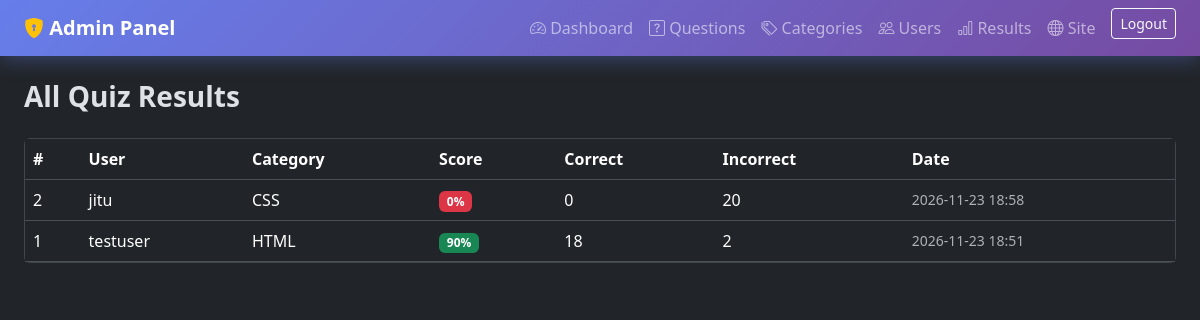
Page /admin/results (signed in) on the committed database.
### tables this page shows
CREATE TABLE results (
            id INTEGER PRIMARY KEY AUTOINCREMENT,
            user_id INTEGER NOT NULL,
            category_id INTEGER NOT NULL,
            total_questions INTEGER NOT NULL,
            correct INTEGER NOT NULL,
            incorrect INTEGER NOT NULL,
            score INTEGER NOT NULL,
            percentage REAL NOT NULL,
            answers TEXT NOT NULL,
            created_at TEXT NOT NULL,
            FOREIGN KEY (user_id) REFERENCES users(id) ON DELETE CASCADE,
            FOREIGN KEY (category_id) REFERENCES categories(id) ON DELETE CASCADE
        );

CREATE TABLE users (
            id INTEGER PRIMARY KEY AUTOINCREMENT,
            username TEXT UNIQUE NOT NULL,
            email TEXT UNIQUE NOT NULL,
            password_hash TEXT NOT NULL,
            created_at TEXT NOT NULL
        );

CREATE TABLE categories (
            id INTEGER PRIMARY KEY AUTOINCREMENT,
            name TEXT UNIQUE NOT NULL,
            description TEXT DEFAULT '',
            created_at TEXT NOT NULL
        );

### app.py (the view)
@app.route("/admin/results")
@admin_required
def admin_results():
    db = get_db()
    rows = db.execute(
        """SELECT r.*, u.username, c.name AS category_name
           FROM results r JOIN users u ON u.id = r.user_id
           JOIN categories c ON c.id = r.category_id
           ORDER BY r.created_at DESC LIMIT 200"""
    ).fetchall()
    return render_template("admin_results.html", results=rows)

### app.py (called while the page is built)
def get_db():
    if "db" not in g:
        g.db = sqlite3.connect(app.config["DATABASE"])
        g.db.row_factory = sqlite3.Row
        g.db.execute("PRAGMA foreign_keys = ON")
    return g.db

def admin_required(f):
    @wraps(f)
    def decorated(*args, **kwargs):
        if "admin_id" not in session:
            flash("Admin login required.", "warning")
            return redirect(url_for("admin_login"))
        return f(*args, **kwargs)
    return decorated

@app.context_processor
def inject_globals():
    return {"now_year": datetime.utcnow().year}

### templates/admin_results.html (shortened to what this page needs)
{% extends "admin_base.html" %}
{% block content %}
<h3 class="fw-bold mb-4">All Quiz Results</h3>
<div class="card">
  <div class="table-responsive">
    <table class="table table-hover mb-0 align-middle">
      <thead><tr><th>#</th><th>User</th><th>Category</th><th>Score</th><th>Correct</th><th>Incorrect</th><th>Date</th></tr></thead>
      <tbody>
        {% for r in results %}
        <tr>
          <td>{{ r.id }}</td>
          <td>{{ r.username }}</td>
          <td>{{ r.category_name }}</td>
          <td><span class="badge {{ 'bg-success' if r.percentage >= 60 else 'bg-danger' }}">{{ "%.0f"|format(r.percentage) }}%</span></td>
          <td>{{ r.correct }}</td>
          <td>{{ r.incorrect }}</td>
          <td class="text-muted small">{{ r.created_at[:16].replace('T',' ') }}</td>
        </tr>
        {% else %}
        <tr><td colspan="7" class="text-center text-muted py-4">No results recorded yet.</td></tr>
        {% endfor %}
      </tbody>
    </table>
  </div>
</div>
{% endblock %}

### static/css/style.css (style rules this page uses)
:root { --brand-gradient: linear-gradient(135deg, #667eea 0%, #764ba2 100%); }
body { min-height: 100vh; font-family: 'Segoe UI', system-ui, -apple-system, sans-serif; }
.card, .stat-card { animation: fadeSlideUp 0.4s ease both; }

### rows in the picture
results: id "2", username "jitu", category_name "CSS", percentage "0", correct "0", incorrect "20", created_at "2026-11-23 18:58"
results: id "1", username "testuser", category_name "HTML", percentage "90", correct "18", incorrect "2", created_at "2026-11-23 18:51"
